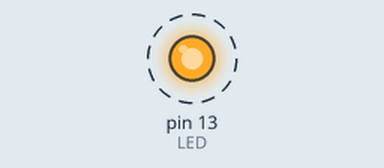
Bench run of a sketch on a simulated Arduino Uno, built with avr-gcc and run on an emulated ATmega328P. Shown: output pins drawn as LEDs (lit = HIGH). Dashed ring = blinking. No radio packets arrive unless stated.

Above: at 0.2 s.
Timing chart, 0 to 3.5 s (numbered marks = the images above):
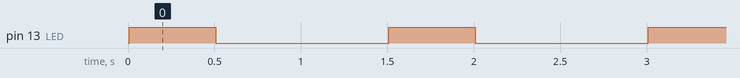

Measured:
- by itself, pin 13 (LED): alternates HIGH for 0.50 s and LOW for 1.0 s

The sketch:

NRF24L01_Trans.ino
```cpp
#include <SPI.h>
#include <nRF24L01.h>
#include <printf.h>
#include <RF24.h>
#include <RF24_config.h>

RF24 radio(2, 10);
int LED = 13;

const byte address[6] = "00001";

void setup() {
  // put your setup code here, to run once:
pinMode(LED, OUTPUT);
radio.begin();
radio.openWritingPipe(address);
radio.setPALevel(RF24_PA_MIN);
radio.stopListening();
}

void loop() {
  // put your main code here, to run repeatedly:
const char text[] = "Hello";
radio.write(&text, sizeof(text));
digitalWrite(LED, HIGH);
delay(500);
digitalWrite(LED, LOW);
delay(1000);
}
```
